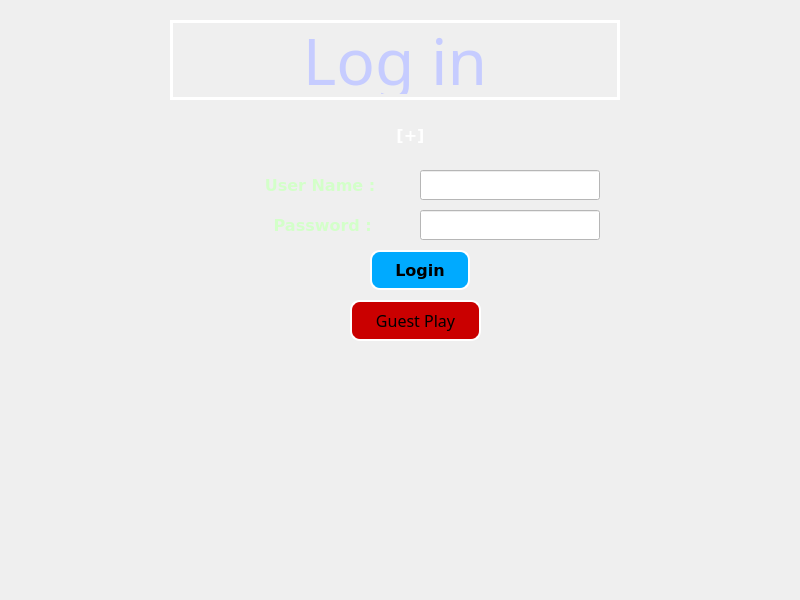
<?xml version="1.0" encoding="UTF-8"?>
<ui version="4.0">
 <class>loginform</class>
 <widget class="QMainWindow" name="loginform">
  <property name="geometry">
   <rect>
    <x>0</x>
    <y>0</y>
    <width>800</width>
    <height>600</height>
   </rect>
  </property>
  <property name="windowTitle">
   <string>MainWindow</string>
  </property>
  <property name="styleSheet">
   <string notr="true">background: url(:/images/Images/2.jpg);</string>
  </property>
  <widget class="QWidget" name="centralwidget">
   <widget class="QPushButton" name="pushButton">
    <property name="geometry">
     <rect>
      <x>370</x>
      <y>250</y>
      <width>100</width>
      <height>40</height>
     </rect>
    </property>
    <property name="font">
     <font>
      <family>Verdana</family>
      <pointsize>12</pointsize>
      <weight>75</weight>
      <bold>true</bold>
     </font>
    </property>
    <property name="styleSheet">
     <string notr="true">QPushButton 
{border:2px solid white;
border-radius:10px;
padding:0 8px;
background:rgb(0, 170, 255);
 }

QPushButton:hover { color: rgb(255, 255, 255) }

QPushButton:pressed { background-color: qlineargradient(x1: 0, y1: 0, x2: 0, y2: 1, stop: 0 #FF7832, stop: 1 #FF9739); }
</string>
    </property>
    <property name="text">
     <string>Login</string>
    </property>
   </widget>
   <widget class="QLineEdit" name="userid">
    <property name="geometry">
     <rect>
      <x>420</x>
      <y>170</y>
      <width>180</width>
      <height>30</height>
     </rect>
    </property>
    <property name="styleSheet">
     <string notr="true">background:white;</string>
    </property>
   </widget>
   <widget class="QLineEdit" name="pw">
    <property name="geometry">
     <rect>
      <x>420</x>
      <y>210</y>
      <width>180</width>
      <height>30</height>
     </rect>
    </property>
    <property name="styleSheet">
     <string notr="true">background:white;</string>
    </property>
    <property name="echoMode">
     <enum>QLineEdit::Password</enum>
    </property>
   </widget>
   <widget class="QLabel" name="label">
    <property name="geometry">
     <rect>
      <x>220</x>
      <y>160</y>
      <width>200</width>
      <height>50</height>
     </rect>
    </property>
    <property name="font">
     <font>
      <family>Verdana</family>
      <pointsize>12</pointsize>
      <weight>75</weight>
      <bold>true</bold>
     </font>
    </property>
    <property name="styleSheet">
     <string notr="true">background: transparent;
color:rgb(211, 255, 201)</string>
    </property>
    <property name="text">
     <string>User Name :</string>
    </property>
    <property name="alignment">
     <set>Qt::AlignCenter</set>
    </property>
   </widget>
   <widget class="QLabel" name="label_2">
    <property name="geometry">
     <rect>
      <x>220</x>
      <y>200</y>
      <width>200</width>
      <height>50</height>
     </rect>
    </property>
    <property name="font">
     <font>
      <family>Verdana</family>
      <pointsize>12</pointsize>
      <weight>75</weight>
      <bold>true</bold>
     </font>
    </property>
    <property name="styleSheet">
     <string notr="true">background: transparent;
color:rgb(211, 255, 201)</string>
    </property>
    <property name="text">
     <string> Password :</string>
    </property>
    <property name="alignment">
     <set>Qt::AlignCenter</set>
    </property>
   </widget>
   <widget class="QLabel" name="label_3">
    <property name="geometry">
     <rect>
      <x>200</x>
      <y>110</y>
      <width>421</width>
      <height>51</height>
     </rect>
    </property>
    <property name="font">
     <font>
      <family>Verdana</family>
      <pointsize>12</pointsize>
      <weight>75</weight>
      <bold>true</bold>
     </font>
    </property>
    <property name="styleSheet">
     <string notr="true">background: transparent;
color:white;
</string>
    </property>
    <property name="text">
     <string>[+]</string>
    </property>
    <property name="alignment">
     <set>Qt::AlignCenter</set>
    </property>
   </widget>
   <widget class="QLabel" name="img">
    <property name="geometry">
     <rect>
      <x>0</x>
      <y>320</y>
      <width>801</width>
      <height>291</height>
     </rect>
    </property>
    <property name="styleSheet">
     <string notr="true">
background: transparent;</string>
    </property>
    <property name="text">
     <string/>
    </property>
    <property name="pixmap">
     <pixmap resource="res.qrc">:/images/Images/ship_sea.png</pixmap>
    </property>
    <property name="scaledContents">
     <bool>true</bool>
    </property>
   </widget>
   <widget class="QLabel" name="label_5">
    <property name="geometry">
     <rect>
      <x>170</x>
      <y>20</y>
      <width>450</width>
      <height>80</height>
     </rect>
    </property>
    <property name="font">
     <font>
      <family>Stencil</family>
      <pointsize>48</pointsize>
     </font>
    </property>
    <property name="styleSheet">
     <string notr="true">background: transparent;

color:rgb(198, 204, 255);
border-width: 3px;
    border-style: solid;
    border-color: white;
padding: 3px;</string>
    </property>
    <property name="text">
     <string>Log in</string>
    </property>
    <property name="alignment">
     <set>Qt::AlignCenter</set>
    </property>
   </widget>
   <widget class="QLabel" name="label_4">
    <property name="geometry">
     <rect>
      <x>290</x>
      <y>360</y>
      <width>251</width>
      <height>31</height>
     </rect>
    </property>
    <property name="styleSheet">
     <string notr="true">background:transparent;</string>
    </property>
    <property name="text">
     <string/>
    </property>
   </widget>
   <widget class="QPushButton" name="pushButton_2">
    <property name="geometry">
     <rect>
      <x>350</x>
      <y>300</y>
      <width>131</width>
      <height>41</height>
     </rect>
    </property>
    <property name="font">
     <font>
      <family>Viner Hand ITC</family>
      <pointsize>12</pointsize>
      <weight>50</weight>
      <bold>false</bold>
     </font>
    </property>
    <property name="styleSheet">
     <string notr="true">QPushButton 
{border:2px solid white;
border-radius:10px;
padding:0 8px;
background:rgb(202, 0, 0);
 }

QPushButton:hover { color: rgb(255, 255, 255) }

QPushButton:pressed { background-color: qlineargradient(x1: 0, y1: 0, x2: 0, y2: 1, stop: 0 #f4d03f, stop: 1 #58d68d); }</string>
    </property>
    <property name="text">
     <string>Guest Play</string>
    </property>
   </widget>
  </widget>
 </widget>
 <resources>
  <include location="res.qrc"/>
 </resources>
 <connections/>
</ui>
